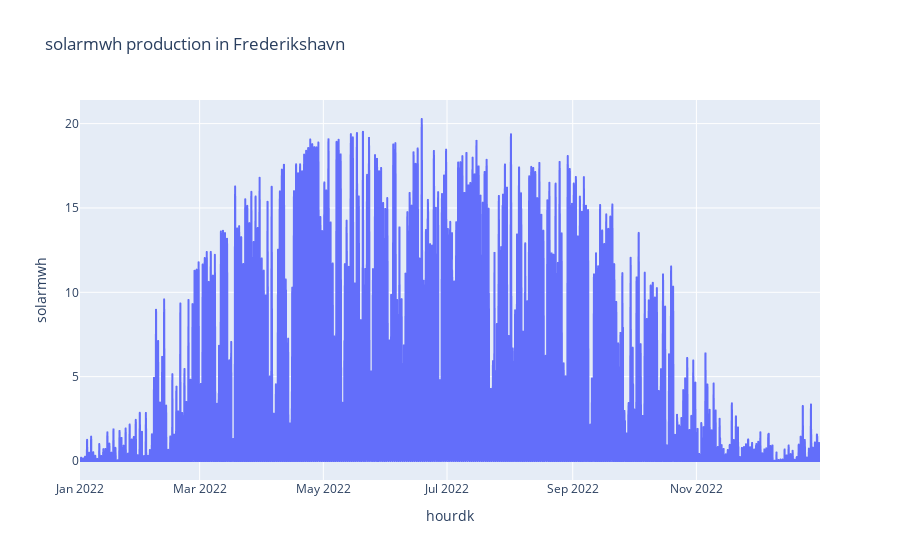

The notebook cell saved with this chart:
### Code cell
random.seed(1333)

# Choosing production type and municipality at random
rng_prod_type = select_random_column(production)
rng_prod_muni = random.choice(production["municipalityno"].unique())
rng_prod_muni_name = get_municipality_name(int(rng_prod_muni))

df_rng_prod = production.query(f"municipalityno == {rng_prod_muni}")
rng_prod_fig = px.line(df_rng_prod, x = 'hourdk', y = rng_prod_type,
                       title=f"{rng_prod_type} production in {rng_prod_muni_name}")

rng_prod_fig.show()

### Figure 1 — Plotly figure (JSON) as saved in the notebook; plotly's stock layout.template omitted (floating-point values rounded to 4 significant figures; data arrays with more than 128 entries replaced by an {"elided": "..."} marker saying what was removed)
{"data": [{"hovertemplate": "hourdk=%{x}<br>solarmwh=%{y}<extra></extra>", "legendgroup": "", "line": {"color": "#636efa", "dash": "solid"}, "marker": {"symbol": "circle"}, "mode": "lines", "name": "", "showlegend": false, "type": "scattergl", "x": {"elided": "8760 str values"}, "xaxis": "x", "y": {"elided": "8760 float values"}, "yaxis": "y"}], "layout": {"legend": {"tracegroupgap": 0}, "title": {"text": "solarmwh production in Frederikshavn"}, "xaxis": {"anchor": "y", "domain": [0, 1], "title": {"text": "hourdk"}}, "yaxis": {"anchor": "x", "domain": [0, 1], "title": {"text": "solarmwh"}}}}
